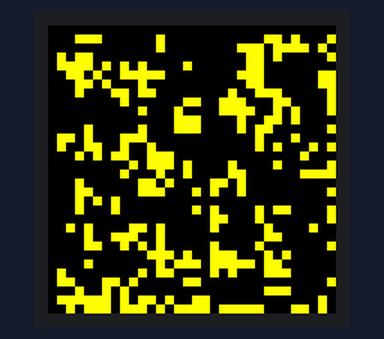
A sketch run on a simulated Arduino Mega 2560, built with avr-gcc and run on an emulated ATmega2560. Shown: 32×32 colour display. Random numbers use the default seed unless the sketch sets one.

Above: at 3.2 s.
At 6.6 s:
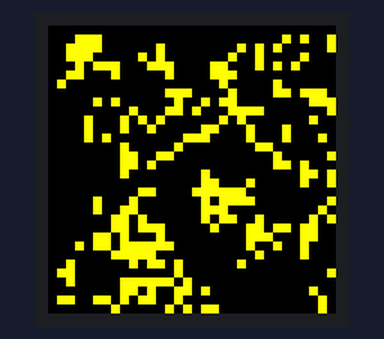
At 7.7 s:
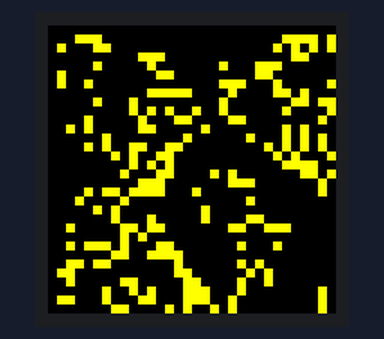
At 9.9 s:
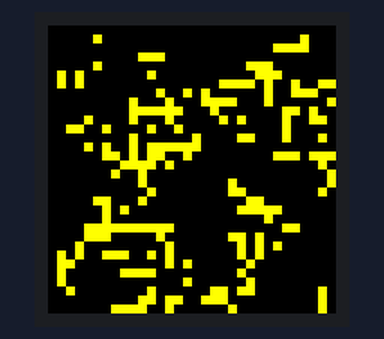
At 11.1 s:
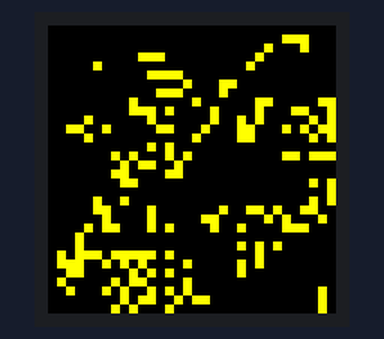
At 15.7 s:
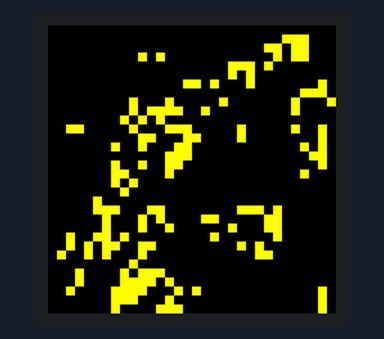

The sketch:

sketch_game_of_life.ino
```cpp
/**
 * CPP IEEE Winter 2018 Quarterly Project
 *
 * Purpose:
 * Replicate Conway's Game of Life on an Arduino
 * with a 32x32 LED display. Control the generation
 * cycle speed, to manually set up the board, to
 * randomly generate a new board once the board's
 * state stops changing for an amount of time, and
 * to control LED brightness.
 *
 * These goals may change throughout the course
 * of the project depending on how other teams
 * in the project are doing.
 *
 *
 * The Circuit:
 * Inputs:
 * Outputs:
 *
 * Created January 17, 2017
 * By Jacob London
 * Modified January 17,2017
 * By Jacob London
 * Modified January 28, 2017
 * By Christopher Dunn
 *
 * https://github.com/Zsquier/WinterQuarterlyProject
 */
#include <Adafruit_GFX.h>   // Core graphics library
#include <RGBmatrixPanel.h> // Hardware-specific library
#include <avr/pgmspace.h>

#define CLK 8  // MUST be on PORTB! (Use pin 11 on Mega)
#define OE  9
#define LAT 10
#define A   A0
#define B   A1
#define C   A2
#define D   A3

const byte boardSize = 32;
byte board[boardSize][boardSize];
//byte PROGMEM pins[];
byte cursorCoords[] = {0,0};        //(x,y)
int delayTime = 2000;       //Time that the board waits after an automatic reset in milliseconds
int userInputDelay = 25;    //delay after user input
int counter= 0;
bool userInputEnable = 0;         // 0 = autorun; 1 = user input enable
byte eSize = 30;                  //how long the board will run after detecting equilibrium
int pinA;
int pinB;
int pinC;
const short reset=1000;

RGBmatrixPanel matrix(A, B,C, D, CLK, LAT, OE, false);
static const int dim = 32;
static const int Red[] = {20, 0, 78, 0};
static const int Grn[] = {20, 0, 80, 0};
static const int Blu[] = {20, 68, 190, 120};

// code to run once
void setup() {
    matrix.begin();
    Serial.begin(9600);

}

// code to run repeatedly
void loop() {

  switch(getInput()){
    case 1:moveCursor(1);    //cursor up
      userInputEnable = 1;
      delay(userInputDelay);
      break;
    case 2:moveCursor(2);    //cursor down
      userInputEnable = 1;
      delay(userInputDelay);
      break;
    case 3:moveCursor(3);    //cursor left
      userInputEnable = 1;
      delay(userInputDelay);
      break;
    case 4:moveCursor(4);    //cursor right
      userInputEnable = 1;
      delay(userInputDelay);
      break;
    case 5:toggleCell();
      delay(userInputDelay);
      break;
    case 6:clearBoard();
      delay(userInputDelay);
      break;
    case 7:userInputEnable = !userInputEnable;
      delay(userInputDelay);
      break;
  }
  //autorun
  if(userInputEnable == 0){
    determineEquilibrium();
    updateBoard();
    drawBoard();
    //print board to LED matrix
  }

}

// functions

/*
 * getNeighbors Function
 * Purpose: To determine how many neighbors each cell has.
 * Function takes input x and y as coordinates of cell that needs to be checked and returns the amount of neighbors that the cell has
 * Notes: Don't check cells that are out of bounds. Can return once neighbors is 4 since greater then 4 doesnt effect state.
 */
byte getNeighbors(byte x, byte y){
  byte neighbors = 0;   //amount of neighbors around a cell
  for (byte a = y-1; a <= y+1; a++){
    for (byte b = x-1; b <= x+1; b++){
      if((a >= 0) && (a <= 31) && (b >= 0) && (b <= 31)){
        if((a == y && b == x))
          continue;    //This makes sure not to increase neighbors if it is itself or out or bounds.
        if(board[a][b] == 1)
          neighbors++;         //when a neighbor is alive increase neighbors by one
        if(neighbors > 3)
          return neighbors;      //It doesn't matter if there are more then 4 neighbors around a cell so we can return at 4
      }
    }
  }
  return neighbors;
}

/*
 * clearBoard Function
 * Purpose: Clears the board to all zero/dead
 */
void clearBoard(){
  for(byte x=0;x<32;x++){
    for(byte y=0;y<32;y++){
      board[x][y]=0;
    }
  }
  counter = 0;
}

/*
 * Randomize Board
 * Purpose: Set all cells to either 0 or 1
 */
 void randomizeBoard(){
  for(byte x=0;x<32;x++){
    for(byte y=0;y<32;y++){
      board[x][y]=random(0,2);
    }
  }
  counter = 0;
 }

 /*
  * Update Board
  * Purpose: Update the gameBoard to new state
  * TO DO: Try to make pointers work
  */
void updateBoard(){
  byte boardNew[32][32];
  byte neighbors = 0;
  for(byte x=0;x<32;x++){
    for(byte y=0;y<32;y++){
      neighbors = getNeighbors(x,y);
      //rule 1.
      if(neighbors < 2 && board[x][y]==1)
        boardNew[x][y] = 0;
      //rule 2.
      else if((neighbors == 2 || neighbors == 3) && board[x][y]==1 )
        boardNew[x][y] = 1;
      //rule 3.
      else if( neighbors > 3 && board[x][y]==1)
        boardNew[x][y] = 0;
      //rule 4.
      else if(neighbors == 3 && board[x][y]==0)
        boardNew[x][y] = 1;
      //Set boardNew dead needs to stay dead
      else
        boardNew[x][y] = 0;
    }
  }
  for(byte x=0;x<32;x++){
    for(byte y=0;y<32;y++){
      board[x][y] = boardNew[x][y];
    }
  }
}
/*
 * Determrine Equilibrium
 * Find average values to detect when board stops changing. Check when the board enters a state of equilibrium
 */
void determineEquilibrium(){
  float Equilibrium[eSize];
  float average;
  float sensitivity = 0.05;
  if(counter%eSize == 0){
    for(int i = 0; i< eSize; i++){
      Equilibrium[i]=0;
    }
  }
  for(int x = 0; x < 32; x++){
    for(int y = 0; y < 32;y++){
      Equilibrium[counter % eSize] += board[x][y];
    }
  }
  counter++;
  average = (Equilibrium[0] + Equilibrium[1] + Equilibrium[2] + Equilibrium[3] + Equilibrium[4]) / eSize;
  for(int i = 0; i < eSize; i++){
    if(abs(Equilibrium[i]-average) >= sensitivity)
      break;
    if(i == eSize - 1){
      for(int i = 0; i< eSize; i++){
        Equilibrium[i]=0;
      }
      delay(delayTime);
      randomizeBoard();
    }
  }
  if(counter == reset){
    randomizeBoard();
  }
}

/*
 * MoveCursor
 * To move the cursor around the board for user input
 *
 * 1 = up, 2 = down, 3 = left, 4 = right
 */
void moveCursor(byte select){
  if(select == 1){
    if(cursorCoords[1] - 1 >= 0){
      cursorCoords[1]--;
    }
  }
  if(select == 2){
    if(cursorCoords[1] + 1 <= boardSize){
      cursorCoords[1]++;
    }
  }
  if(select == 3){
    if(cursorCoords[0] - 1 >= 0){
      cursorCoords[0]--;
    }
  }
  if(select == 4){
    if(cursorCoords[0]+ 1 <= boardSize){
      cursorCoords[0]++;
    }
  }
}

/*
 * ToggleCell
 * Inverts cell state on toggle cell button press
 */
void toggleCell(){
  if(board[cursorCoords[0]][cursorCoords[1]]==0)
    board[cursorCoords[0]][cursorCoords[1]]=1;
  else
    board[cursorCoords[0]][cursorCoords[1]]=0;
}

/*
 * Get Input
 * gets input from buttons
 */
static byte getInput(){
  if(!digitalRead(pinA) && !digitalRead(pinB) && digitalRead(pinC))
    return 1;   //cursor up
  else if(!digitalRead(pinA) && digitalRead(pinB) && !digitalRead(pinC))
    return 2;   //cursor down
  else if(!digitalRead(pinA) && digitalRead(pinB) && digitalRead(pinC))
    return 3;   //cursor left
  else if(digitalRead(pinA) && !digitalRead(pinB) && !digitalRead(pinC))
    return 4;   //cursor right
  else if(digitalRead(pinA) && !digitalRead(pinB) && digitalRead(pinC))
    return 5;   //toggle cell
  else if(digitalRead(pinA) && digitalRead(pinB) && !digitalRead(pinC))
    return 6;   //clear board
  else if(digitalRead(pinA) && digitalRead(pinB) && digitalRead(pinC))
    return 7;   //toggle user input/auto run
  else return 0;  //000 do nothing
}

void drawBoard()
{
  for(byte i =0; i<boardSize; i++)
  {
    for(byte j=0; j<boardSize; j++)
    {
      if(board[i][j]==1)
      {
        matrix.drawPixel(i, j, matrix.ColorHSV(255, 255, 255, true));
      }
      else
      {
        matrix.drawPixel(i, j, matrix.ColorHSV(0, 0, 0, true));
      }
    }
  }
}
```

Measured:
- what the display in image 0 shows lasts 1.1 s, from 3.2 s to 4.3 s
- what the display in image 4 shows lasts 1.2 s, from 11.0 s to 12.2 s
